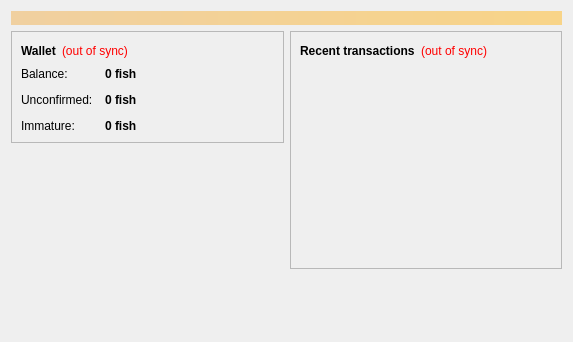
<?xml version="1.0" encoding="UTF-8"?>
<ui version="4.0">
 <class>OverviewPage</class>
 <widget class="QWidget" name="OverviewPage">
  <property name="geometry">
   <rect>
    <x>0</x>
    <y>0</y>
    <width>573</width>
    <height>342</height>
   </rect>
  </property>
  <property name="windowTitle">
   <string>Form</string>
  </property>
  <layout class="QVBoxLayout" name="topLayout">
   <item>
    <widget class="QLabel" name="labelAlerts">
     <property name="visible">
      <bool>false</bool>
     </property>
     <property name="styleSheet">
      <string notr="true">background-color: qlineargradient(x1: 0, y1: 0, x2: 1, y2: 0, stop:0 #F0D0A0, stop:1 #F8D488); color:#000000;</string>
     </property>
     <property name="wordWrap">
      <bool>true</bool>
     </property>
     <property name="margin">
      <number>3</number>
     </property>
    </widget>
   </item>
   <item>
    <layout class="QHBoxLayout" name="horizontalLayout" stretch="1,1">
     <item>
      <layout class="QVBoxLayout" name="verticalLayout_2">
       <item>
        <widget class="QFrame" name="frame">
         <property name="frameShape">
          <enum>QFrame::StyledPanel</enum>
         </property>
         <property name="frameShadow">
          <enum>QFrame::Raised</enum>
         </property>
         <layout class="QVBoxLayout" name="verticalLayout_4">
          <item>
           <layout class="QHBoxLayout" name="horizontalLayout_4">
            <item>
             <widget class="QLabel" name="label_5">
              <property name="font">
               <font>
                <weight>75</weight>
                <bold>true</bold>
               </font>
              </property>
              <property name="text">
               <string>Wallet</string>
              </property>
             </widget>
            </item>
            <item>
             <widget class="QLabel" name="labelWalletStatus">
              <property name="toolTip">
               <string>The displayed information may be out of date. Your wallet automatically synchronizes with the Fishcoin network after a connection is established, but this process has not completed yet.</string>
              </property>
              <property name="styleSheet">
               <string notr="true">QLabel { color: red; }</string>
              </property>
              <property name="text">
               <string notr="true">(out of sync)</string>
              </property>
              <property name="alignment">
               <set>Qt::AlignLeading|Qt::AlignLeft|Qt::AlignVCenter</set>
              </property>
             </widget>
            </item>
            <item>
             <spacer name="horizontalSpacer_2">
              <property name="orientation">
               <enum>Qt::Horizontal</enum>
              </property>
              <property name="sizeHint" stdset="0">
               <size>
                <width>40</width>
                <height>20</height>
               </size>
              </property>
             </spacer>
            </item>
           </layout>
          </item>
          <item>
           <layout class="QFormLayout" name="formLayout_2">
            <property name="fieldGrowthPolicy">
             <enum>QFormLayout::AllNonFixedFieldsGrow</enum>
            </property>
            <property name="horizontalSpacing">
             <number>12</number>
            </property>
            <property name="verticalSpacing">
             <number>12</number>
            </property>
            <item row="0" column="0">
             <widget class="QLabel" name="label">
              <property name="text">
               <string>Balance:</string>
              </property>
             </widget>
            </item>
            <item row="0" column="1">
             <widget class="QLabel" name="labelBalance">
              <property name="font">
               <font>
                <weight>75</weight>
                <bold>true</bold>
               </font>
              </property>
              <property name="cursor">
               <cursorShape>IBeamCursor</cursorShape>
              </property>
              <property name="toolTip">
               <string>Your current balance</string>
              </property>
              <property name="text">
               <string notr="true">0 fish</string>
              </property>
              <property name="textInteractionFlags">
               <set>Qt::LinksAccessibleByMouse|Qt::TextSelectableByKeyboard|Qt::TextSelectableByMouse</set>
              </property>
             </widget>
            </item>
            <item row="1" column="0">
             <widget class="QLabel" name="label_3">
              <property name="text">
               <string>Unconfirmed:</string>
              </property>
             </widget>
            </item>
            <item row="1" column="1">
             <widget class="QLabel" name="labelUnconfirmed">
              <property name="font">
               <font>
                <weight>75</weight>
                <bold>true</bold>
               </font>
              </property>
              <property name="cursor">
               <cursorShape>IBeamCursor</cursorShape>
              </property>
              <property name="toolTip">
               <string>Total of transactions that have yet to be confirmed, and do not yet count toward the current balance</string>
              </property>
              <property name="text">
               <string notr="true">0 fish</string>
              </property>
              <property name="textInteractionFlags">
               <set>Qt::LinksAccessibleByMouse|Qt::TextSelectableByKeyboard|Qt::TextSelectableByMouse</set>
              </property>
             </widget>
            </item>
            <item row="2" column="0">
             <widget class="QLabel" name="labelImmatureText">
              <property name="text">
               <string>Immature:</string>
              </property>
             </widget>
            </item>
            <item row="2" column="1">
             <widget class="QLabel" name="labelImmature">
              <property name="font">
               <font>
                <weight>75</weight>
                <bold>true</bold>
               </font>
              </property>
              <property name="toolTip">
               <string>Mined balance that has not yet matured</string>
              </property>
              <property name="text">
               <string notr="true">0 fish</string>
              </property>
              <property name="textInteractionFlags">
               <set>Qt::LinksAccessibleByMouse|Qt::TextSelectableByKeyboard|Qt::TextSelectableByMouse</set>
              </property>
             </widget>
            </item>
           </layout>
          </item>
         </layout>
        </widget>
       </item>
       <item>
        <spacer name="verticalSpacer">
         <property name="orientation">
          <enum>Qt::Vertical</enum>
         </property>
         <property name="sizeHint" stdset="0">
          <size>
           <width>20</width>
           <height>40</height>
          </size>
         </property>
        </spacer>
       </item>
      </layout>
     </item>
     <item>
      <layout class="QVBoxLayout" name="verticalLayout_3">
       <item>
        <widget class="QFrame" name="frame_2">
         <property name="frameShape">
          <enum>QFrame::StyledPanel</enum>
         </property>
         <property name="frameShadow">
          <enum>QFrame::Raised</enum>
         </property>
         <layout class="QVBoxLayout" name="verticalLayout">
          <item>
           <layout class="QHBoxLayout" name="horizontalLayout_2">
            <item>
             <widget class="QLabel" name="label_4">
              <property name="text">
               <string>&lt;b&gt;Recent transactions&lt;/b&gt;</string>
              </property>
             </widget>
            </item>
            <item>
             <widget class="QLabel" name="labelTransactionsStatus">
              <property name="toolTip">
               <string>The displayed information may be out of date. Your wallet automatically synchronizes with the Fishcoin network after a connection is established, but this process has not completed yet.</string>
              </property>
              <property name="styleSheet">
               <string notr="true">QLabel { color: red; }</string>
              </property>
              <property name="text">
               <string notr="true">(out of sync)</string>
              </property>
              <property name="alignment">
               <set>Qt::AlignRight|Qt::AlignTrailing|Qt::AlignVCenter</set>
              </property>
             </widget>
            </item>
            <item>
             <spacer name="horizontalSpacer">
              <property name="orientation">
               <enum>Qt::Horizontal</enum>
              </property>
              <property name="sizeHint" stdset="0">
               <size>
                <width>40</width>
                <height>20</height>
               </size>
              </property>
             </spacer>
            </item>
           </layout>
          </item>
          <item>
           <widget class="QListView" name="listTransactions">
            <property name="styleSheet">
             <string notr="true">QListView { background: transparent; }</string>
            </property>
            <property name="frameShape">
             <enum>QFrame::NoFrame</enum>
            </property>
            <property name="verticalScrollBarPolicy">
             <enum>Qt::ScrollBarAlwaysOff</enum>
            </property>
            <property name="horizontalScrollBarPolicy">
             <enum>Qt::ScrollBarAlwaysOff</enum>
            </property>
            <property name="selectionMode">
             <enum>QAbstractItemView::NoSelection</enum>
            </property>
           </widget>
          </item>
         </layout>
        </widget>
       </item>
       <item>
        <spacer name="verticalSpacer_2">
         <property name="orientation">
          <enum>Qt::Vertical</enum>
         </property>
         <property name="sizeHint" stdset="0">
          <size>
           <width>20</width>
           <height>40</height>
          </size>
         </property>
        </spacer>
       </item>
      </layout>
     </item>
    </layout>
   </item>
  </layout>
 </widget>
 <resources/>
 <connections/>
</ui>
